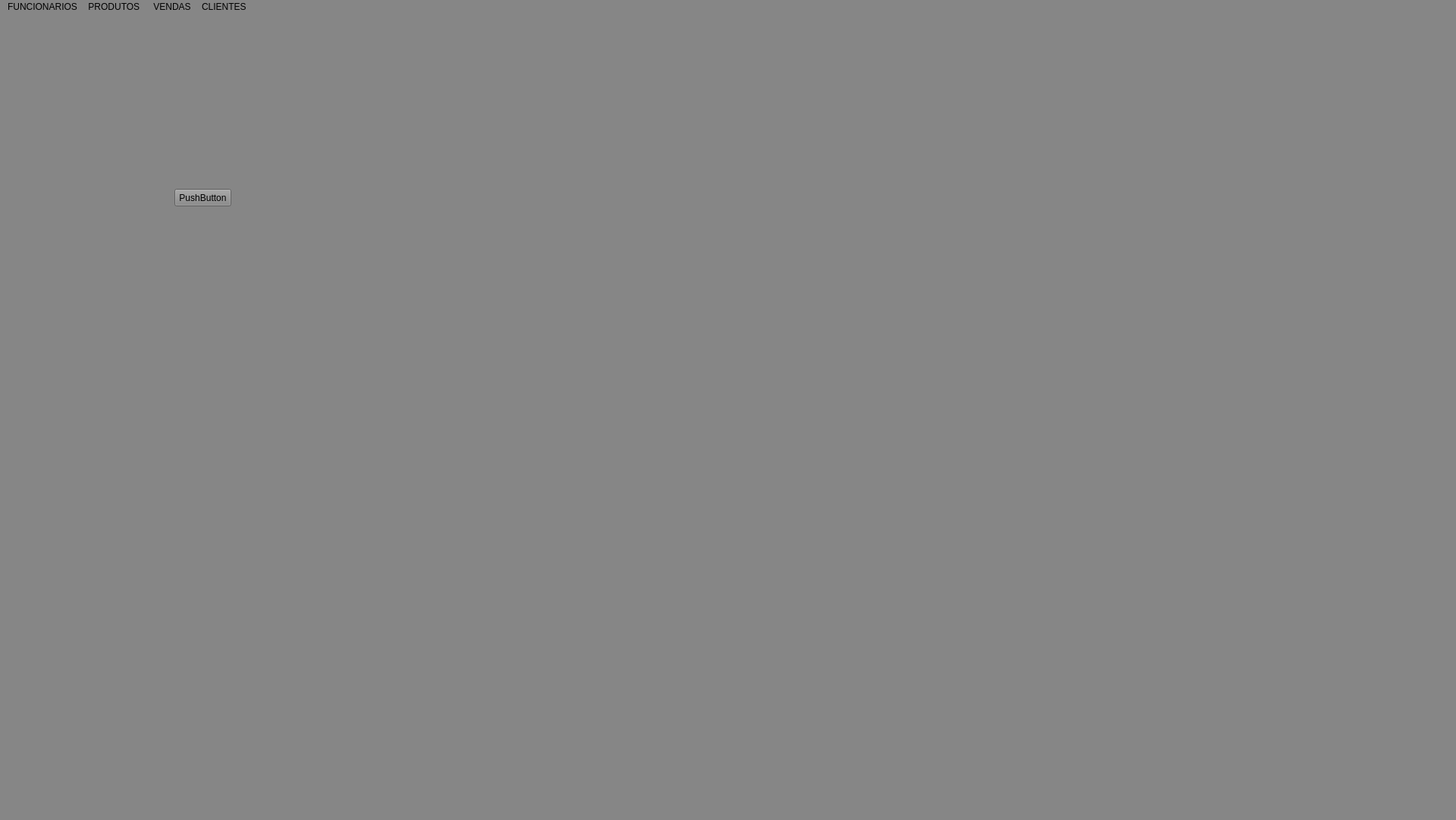
<?xml version="1.0" encoding="UTF-8"?>
<ui version="4.0">
 <class>MainWindow</class>
 <widget class="QMainWindow" name="MainWindow">
  <property name="geometry">
   <rect>
    <x>0</x>
    <y>0</y>
    <width>1920</width>
    <height>1081</height>
   </rect>
  </property>
  <property name="windowTitle">
   <string>MainWindow</string>
  </property>
  <property name="styleSheet">
   <string notr="true">background-color: rgb(134, 134, 134);</string>
  </property>
  <widget class="QWidget" name="centralwidget">
   <widget class="QStackedWidget" name="stackedWidget">
    <property name="geometry">
     <rect>
      <x>0</x>
      <y>0</y>
      <width>1920</width>
      <height>1081</height>
     </rect>
    </property>
    <widget class="QWidget" name="produtosConsulta">
     <widget class="QPushButton" name="pushButton">
      <property name="geometry">
       <rect>
        <x>230</x>
        <y>230</y>
        <width>75</width>
        <height>23</height>
       </rect>
      </property>
      <property name="text">
       <string>PushButton</string>
      </property>
     </widget>
    </widget>
    <widget class="QWidget" name="produtosInserir">
     <widget class="QPushButton" name="pushButton_2">
      <property name="geometry">
       <rect>
        <x>330</x>
        <y>240</y>
        <width>75</width>
        <height>23</height>
       </rect>
      </property>
      <property name="text">
       <string>INSERIR</string>
      </property>
     </widget>
    </widget>
    <widget class="QWidget" name="clientesCadastro">
     <widget class="QPushButton" name="pushButton_3">
      <property name="geometry">
       <rect>
        <x>400</x>
        <y>250</y>
        <width>75</width>
        <height>23</height>
       </rect>
      </property>
      <property name="text">
       <string>CADASTRP</string>
      </property>
     </widget>
    </widget>
    <widget class="QWidget" name="produtosRetirar">
     <widget class="QPushButton" name="pushButton_4">
      <property name="geometry">
       <rect>
        <x>230</x>
        <y>240</y>
        <width>75</width>
        <height>23</height>
       </rect>
      </property>
      <property name="text">
       <string>RETIRAR</string>
      </property>
     </widget>
    </widget>
    <widget class="QWidget" name="page_2"/>
   </widget>
  </widget>
  <widget class="QMenuBar" name="menubar">
   <property name="geometry">
    <rect>
     <x>0</x>
     <y>0</y>
     <width>1920</width>
     <height>21</height>
    </rect>
   </property>
   <widget class="QMenu" name="menuUSUARIOS">
    <property name="title">
     <string>FUNCIONARIOS</string>
    </property>
    <addaction name="actionCADASTRO"/>
   </widget>
   <widget class="QMenu" name="menuPRODUTOS">
    <property name="title">
     <string>PRODUTOS </string>
    </property>
    <addaction name="actionCONSULTAR"/>
    <addaction name="actionINSERIR"/>
    <addaction name="actionRETIRAR"/>
    <addaction name="actionCADASTROPRODUTO"/>
   </widget>
   <widget class="QMenu" name="menuCLIENTES">
    <property name="title">
     <string>CLIENTES </string>
    </property>
    <addaction name="actionCADASTRO_2"/>
    <addaction name="actionDESCONTOS"/>
   </widget>
   <widget class="QMenu" name="menuCOMPRAS">
    <property name="title">
     <string>VENDAS</string>
    </property>
    <addaction name="actionDIARIAS"/>
    <addaction name="actionMENSAL"/>
    <addaction name="actionANUAL"/>
   </widget>
   <addaction name="menuUSUARIOS"/>
   <addaction name="menuPRODUTOS"/>
   <addaction name="menuCOMPRAS"/>
   <addaction name="menuCLIENTES"/>
  </widget>
  <widget class="QStatusBar" name="statusbar"/>
  <action name="actionCONFERIR_PRE_O">
   <property name="text">
    <string>CONFERIR PREÇO</string>
   </property>
  </action>
  <action name="actionPROMO_OES">
   <property name="text">
    <string>PROMOÇOES</string>
   </property>
  </action>
  <action name="actionCADASTRAR">
   <property name="text">
    <string>CADASTRAR</string>
   </property>
  </action>
  <action name="actionEDITAR">
   <property name="text">
    <string>EDITAR</string>
   </property>
  </action>
  <action name="actionCADASTRO">
   <property name="text">
    <string>CADASTRO</string>
   </property>
  </action>
  <action name="actionCONSULTAR">
   <property name="text">
    <string>CONSULTAR </string>
   </property>
  </action>
  <action name="actionPROMO_ES">
   <property name="text">
    <string>PROMOÇÕES</string>
   </property>
  </action>
  <action name="actionEDITAR_2">
   <property name="text">
    <string>EDITAR </string>
   </property>
  </action>
  <action name="actionCADASTRO_2">
   <property name="text">
    <string>CADASTRO</string>
   </property>
  </action>
  <action name="actionEDITAR_3">
   <property name="text">
    <string>EDITAR</string>
   </property>
  </action>
  <action name="actionDESCONTOS">
   <property name="text">
    <string>DESCONTOS </string>
   </property>
  </action>
  <action name="actionDIARIAS">
   <property name="text">
    <string>DIARIAS </string>
   </property>
  </action>
  <action name="actionMENSAL">
   <property name="text">
    <string>MENSAL </string>
   </property>
  </action>
  <action name="actionANUAL">
   <property name="text">
    <string>ANUAL </string>
   </property>
  </action>
  <action name="actionINSERIR">
   <property name="text">
    <string>INESERIR </string>
   </property>
  </action>
  <action name="actionRETIRAR">
   <property name="text">
    <string>RETIRAR</string>
   </property>
  </action>
  <action name="actionCADASTROPRODUTO">
   <property name="text">
    <string>CADASTRO</string>
   </property>
  </action>
 </widget>
 <resources/>
 <connections/>
</ui>
